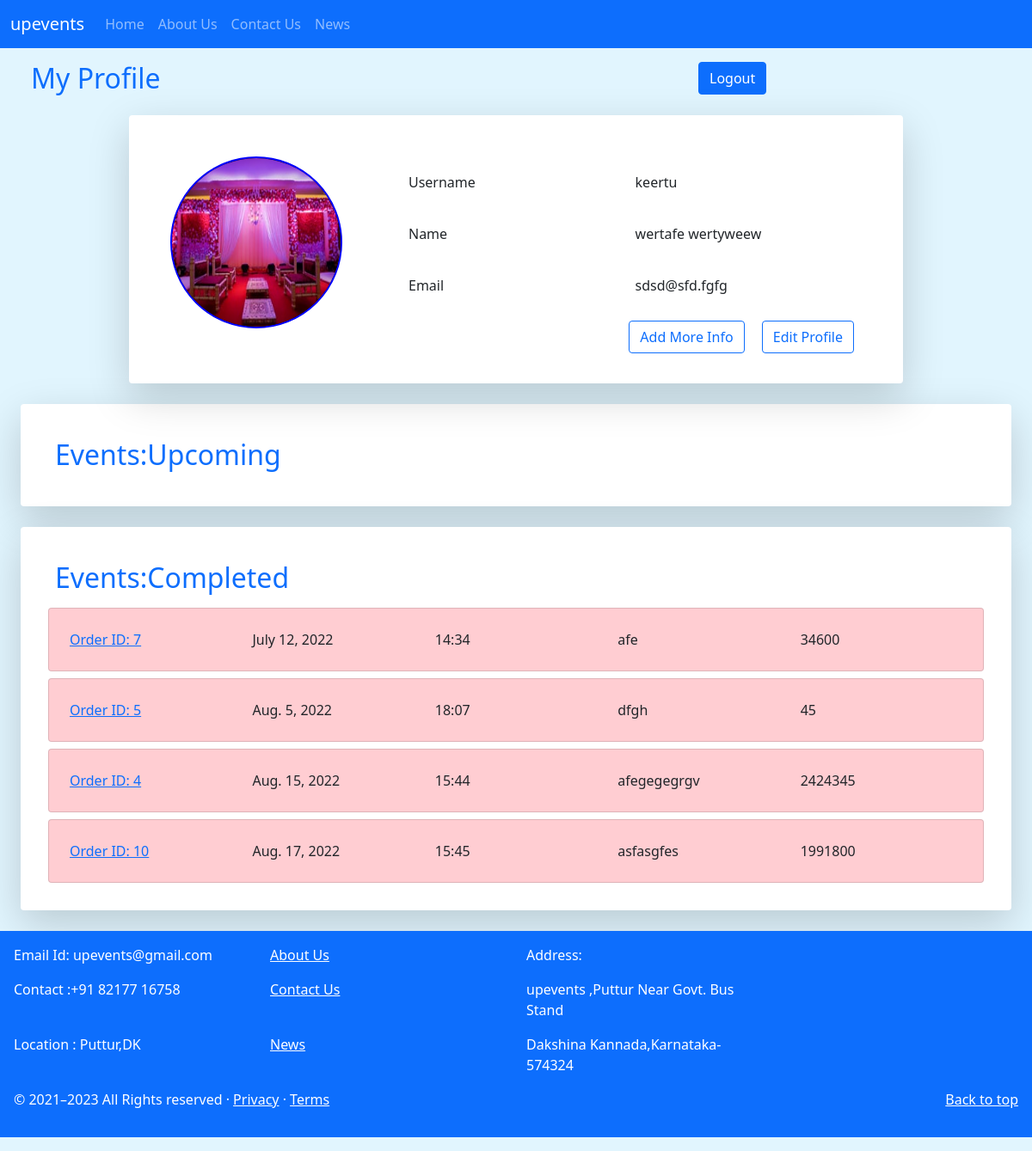
/user/userprofile/ (signed in), run on an earlier commit of the app's database.
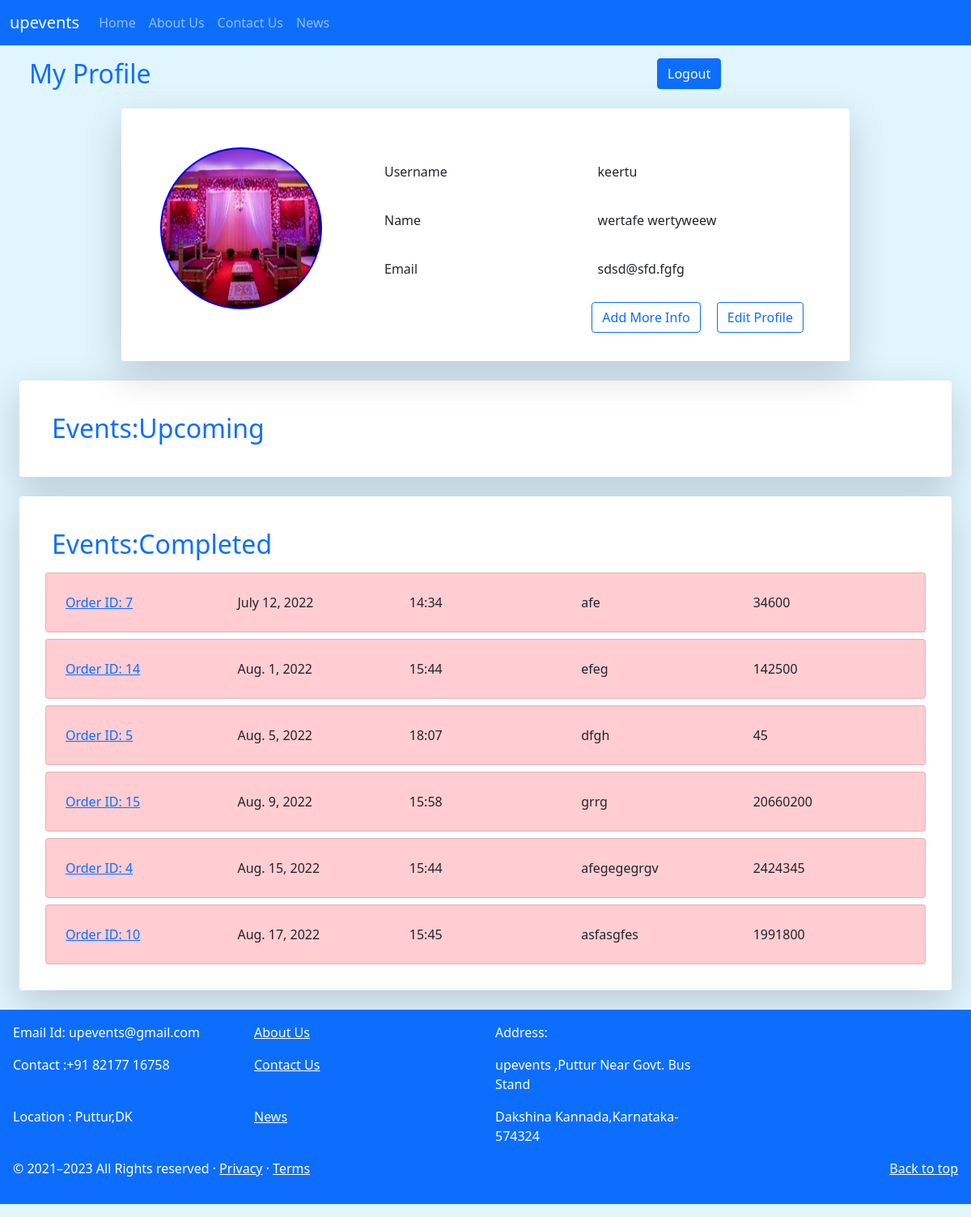
And on a later commit of the database.
### user/models.py (models this page shows, shortened)
class UserProfile(models.Model):
    u_id=models.AutoField(primary_key=True)
    user_name=models.CharField(max_length=30,unique=True)
    user_mbl_no=models.CharField(max_length=60,unique=True)
    user_dob=models.DateField()
    user_gender=models.CharField(max_length=30)
    user_image=models.URLField(null=True)

class Order(models.Model):
    order_id=models.AutoField(primary_key=True)
    user_name=models.CharField(max_length=30)
    name=models.CharField(max_length=70)
    mbl_no=models.CharField(max_length=70)
    email=models.CharField(max_length=70)
    date=models.DateField()
    time=models.CharField(max_length=70)
    est_people=models.IntegerField()
    venue=models.CharField(max_length=70)
    venue_address=models.CharField(max_length=300)
    venue_pin=models.CharField(max_length=70)
    est_cost=models.IntegerField()
    invite_image=models.URLField()
    order_items=models.TextField(default='')

### user/views.py (the view)
# urls.py: path('userprofile/',views.userprofile,name="userprofile"),
def userprofile(request):
    dateoftoday=date.today()
    order_items_over=Order.objects.filter(user_name=request.user,date__lte=dateoftoday).order_by('date')
    order_items_coming=Order.objects.filter(user_name=request.user,date__gt=dateoftoday).order_by('date')
    userprofile=UserProfile.objects.filter(user_name=request.user)
    return render(request ,'user/userprofile.html',{'user_image':userprofile,'order_items_over':order_items_over,'order_items_coming':order_items_coming})

### user/templates/user/userprofile.html (shortened to what this page needs)
{% extends 'user/basic.html' %}
{% load static %}
{% block bg-img %}
style="background-color:#E1F5FE; "
{% endblock bg-img %}
{% load static %}
{% block body %}
{% if user.is_authenticated %}
<div class="row mx-4 my-3 justify-content-between ">
  <div class="col-4">
    <h2 class="text-primary">My Profile</h2>
  </div>
  <div class="col-4 ">
    <a href="/logout" class="btn btn-primary mx-2" type="button">Logout</a>
  </div>
</div>
<div class="card container mt-2 border-0 shadow-lg rounded">
  <div class="row m-2 p-3 ">
    <div class="col-4">
      <div class="image pt-4">
        {% if user_image %}
        {% for userinfo in user_image %}
        {% if userinfo.user_image %}
        <img src="{{userinfo.user_image}}" style="border-radius: 100px; border:2px solid blue ;background-color:black; "
          height="200px" width="200px" class="img-responsive">
        {% else %}
        <img src="{% static '/user/images/birthday.jpg' %}"
          style="border-radius: 100px; border:2px solid blue ;background-color:black; " height="200px" width="200px"
          class="img-responsive">
        {% endif %}
        {% endfor %}
        {% else %}
        <img src="{% static '/user/images/birthday.jpg' %}"
          style="border-radius: 100px; border:2px solid blue ;background-color:black; " height="200px" width="200px"
          class="img-responsive">
        {% endif %}
      </div>
    </div>
    <div class="col container pt-4">
      <table>
        <tr>
          <td>Username</td>
          <td>{{user.username}}</td>
        </tr>
        <tr>
          <td>Name</td>
          <td>{{user.get_full_name}}</td>
        </tr>
        <tr>
          <td>Email</td>
          <td>{{user.email}}</td>
        </tr>
        <tr class="mt-4" style="text-align: right;">
          <td colspan="2">
            <a href="/user/addprofile" class="btn btn-outline-primary mx-2" type="button">Add More Info</a>
            <a href="/user/editprofile" class="btn btn-outline-primary mx-2" type="button">Edit Profile</a>
          </td>
        </tr>
      </table>
    </div>
  </div>
</div>
<div class="shadow-lg rounded  p-4 m-4  bg-white">
  <h2 class="m-3 text-primary">Events:Upcoming</h2>
</div>
<div class="shadow-lg rounded p-4 m-4  bg-white">
  <h2 class="m-3 text-primary">Events:Completed</h2>
  {% for i in order_items_over %}
  <div class="card p-4 m-2 " style="background-color: #FFCDD2;">
    <div class="row">
      <div class="col ">
        <a href="/user/orderinfo/{{i.order_id}}" class=""> Order ID: {{i.order_id}}
        </a>
      </div>
      <div class="col">{{i.date}}</div>
      <div class="col">{{i.time}}</div>
      <div class="col">{{i.venue}}</div>
      <div class="col">{{i.est_cost}}</div>
    </div>
  </div>
  {% endfor %}
</div>
{% else %}
<h3 class="text-center my-4">Please Log in</h3>
<div class="container my-4 text-center">
  <a href="/login" class="btn btn-outline-primary mx-2 " type="button">Login</a>
</div>
{%endif%}
{% endblock body %}

What changed in the data, as far as the page shows it:
added Order: order_id "14", date "Aug. 1, 2022", time "15:44", venue "efeg", est_cost "142500"
added Order: order_id "15", date "Aug. 9, 2022", time "15:58", venue "grrg", est_cost "20660200"
